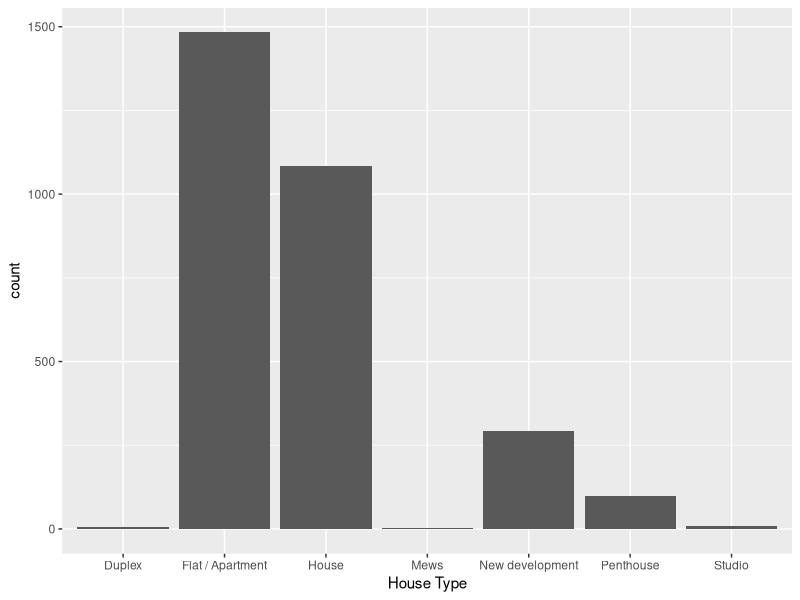
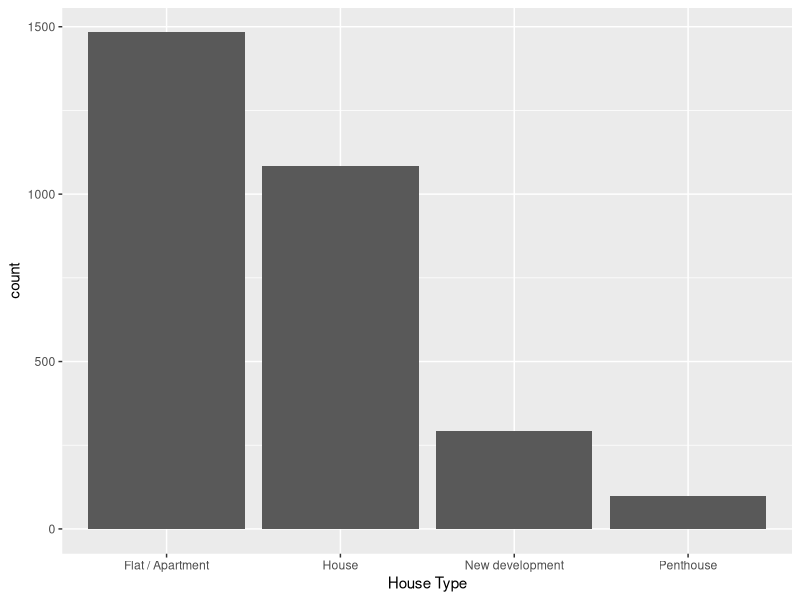
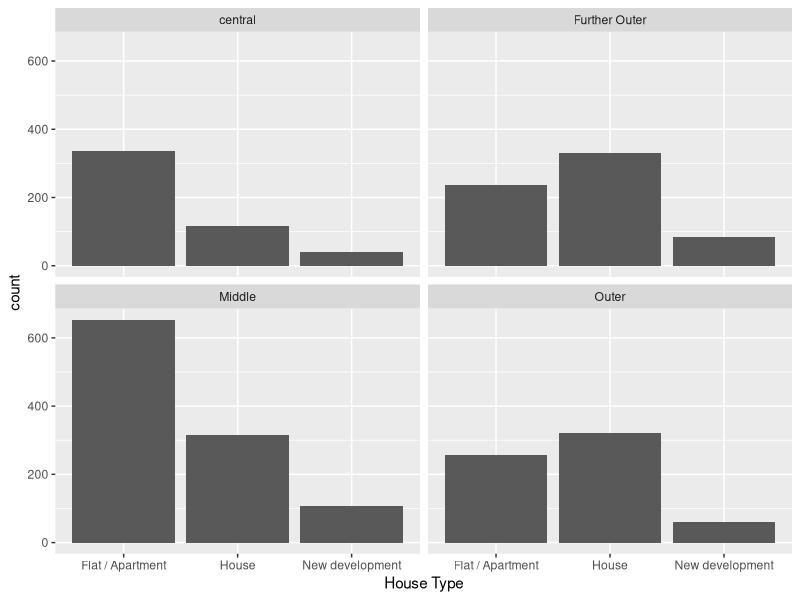

These charts were generated, in order, by the following R code:
## ---- chunk 1
knitr::opts_chunk$set(echo = TRUE)
## ---- chunk 2
library(tidyverse)
library(tidyr)
## ---- chunk 3
London <- read_csv("../data/Fixed-London.csv")
## ---- chunk 4
London %>%
  ggplot(aes(x = `House Type`)) +
  geom_bar() 
## ---- chunk 5
#Removing duplexes, Mews and Studios
London %>%
  filter(`House Type` %in% c("Flat / Apartment", "House" , "New development" , "Penthouse")) %>%
  ggplot(aes(x = `House Type`)) +
  geom_bar() 
## ---- chunk 6
#Removing duplexes, Mews, Penthouses and Studios and faceting by large region to compare house types (trying to explain how in ZHIXINs plot the further outer region was more expensive then the outer region on average)
London %>%
  filter(`House Type` %in% c("Flat / Apartment", "House" , "New development" )) %>%
  ggplot(aes(x = `House Type`)) +
  geom_bar() +
  facet_wrap(~large_region)


## ---- chunk 7
London %>%
  filter(`House Type` %in% c("Flat / Apartment", "House" , "New development" )) %>%
  group_by(`House Type`, large_region) %>%
  summarise(
    `Area in sq ft` = mean(`Area in sq ft`),
    Price = mean(Price)
  ) %>%
  arrange(desc(large_region))
